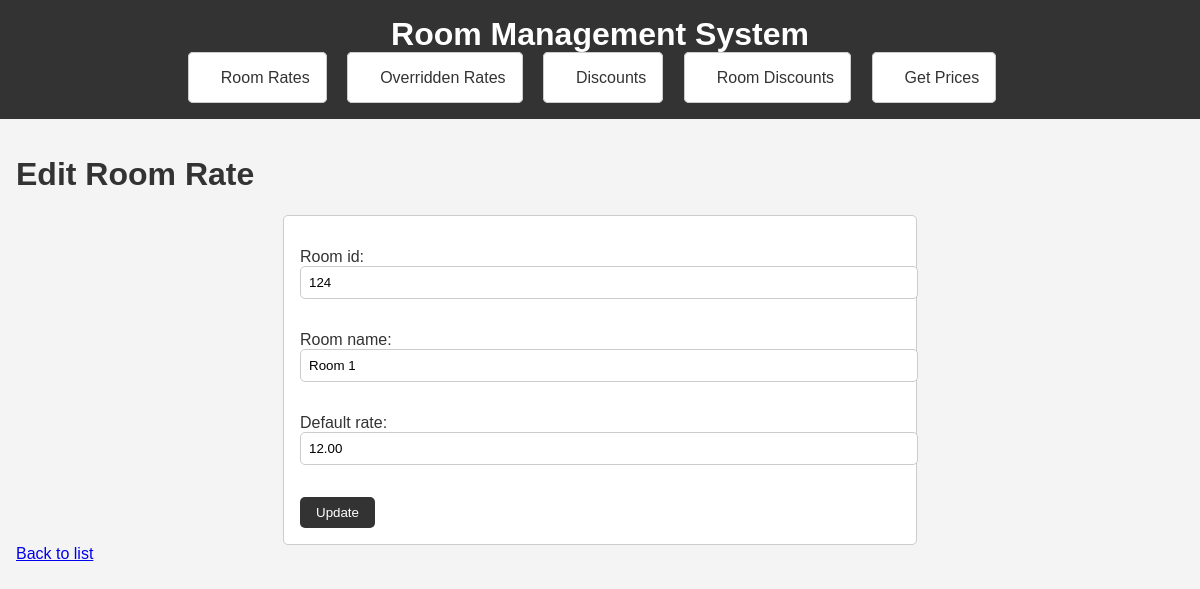
The app's page /api/room-rates/1/edit/ with its own data.
### rrm_app/models.py (models this page shows, shortened)
class RoomRate(models.Model):
    room_id = models.IntegerField(unique=True)
    room_name = models.CharField(max_length=100)
    default_rate = models.DecimalField(max_digits=10, decimal_places=2)

### rrm_app/views.py (the view)
# urls.py: path('room-rates/<int:pk>/edit/', RoomRateUpdateView.as_view(), name='room_rate_update'),
class RoomRateUpdateView(UpdateView):
    model = RoomRate
    form_class = RoomRateForm
    template_name = 'room_rate_form.html'
    success_url = reverse_lazy('room_rate_list')

### rrm_app/forms.py
class RoomRateForm(forms.ModelForm):
    class Meta:
        model = RoomRate
        fields = ['room_id', 'room_name', 'default_rate']

### rrm_app/templates/room_rate_form.html (shortened to what this page needs)
{% extends "base_generic.html" %}
{% load static %}
{% block content %}
  <h1>{% if form.instance.pk %}Edit{% else %}Add{% endif %} Room Rate</h1>
  <form method="post">
    {{ form.as_p }}
    <button type="submit">{% if form.instance.pk %}Update{% else %}Create{% endif %}</button>
  </form>
  <a href="{% url 'room_rate_list' %}">Back to list</a>
{% endblock %}

### static/css/style.css (style rules this page uses)
body { font-family: Arial, sans-serif; margin: 0; padding: 0; background-color: #f4f4f4; color: #333; }
form { max-width: 600px; margin: 0 auto; padding: 1rem; background-color: #fff; border: 1px solid #ccc; border-radius: 5px; }
form input[type="text"], form input[type="number"], form input[type="date"], form select { width: 100%; padding: 0.5rem; margin-bottom: 1rem; border: 1px solid #ccc; border-radius: 5px; }
form button[type="submit"] { background-color: #333; color: #fff; padding: 0.5rem 1rem; border: none; border-radius: 5px; cursor: pointer; }

### records on screen
RoomRate: room_id "124", room_name "Room 1", default_rate "12.00"
